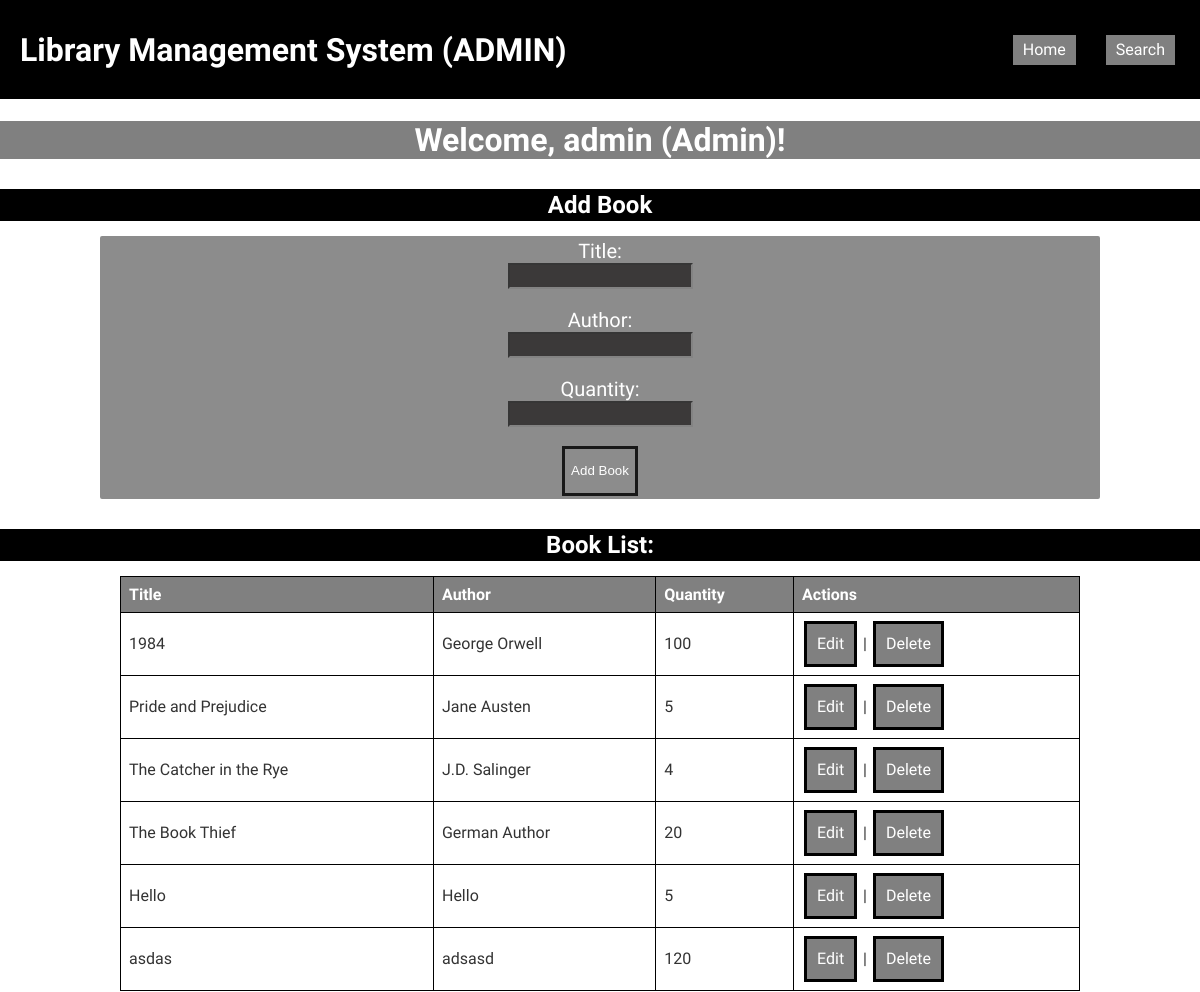
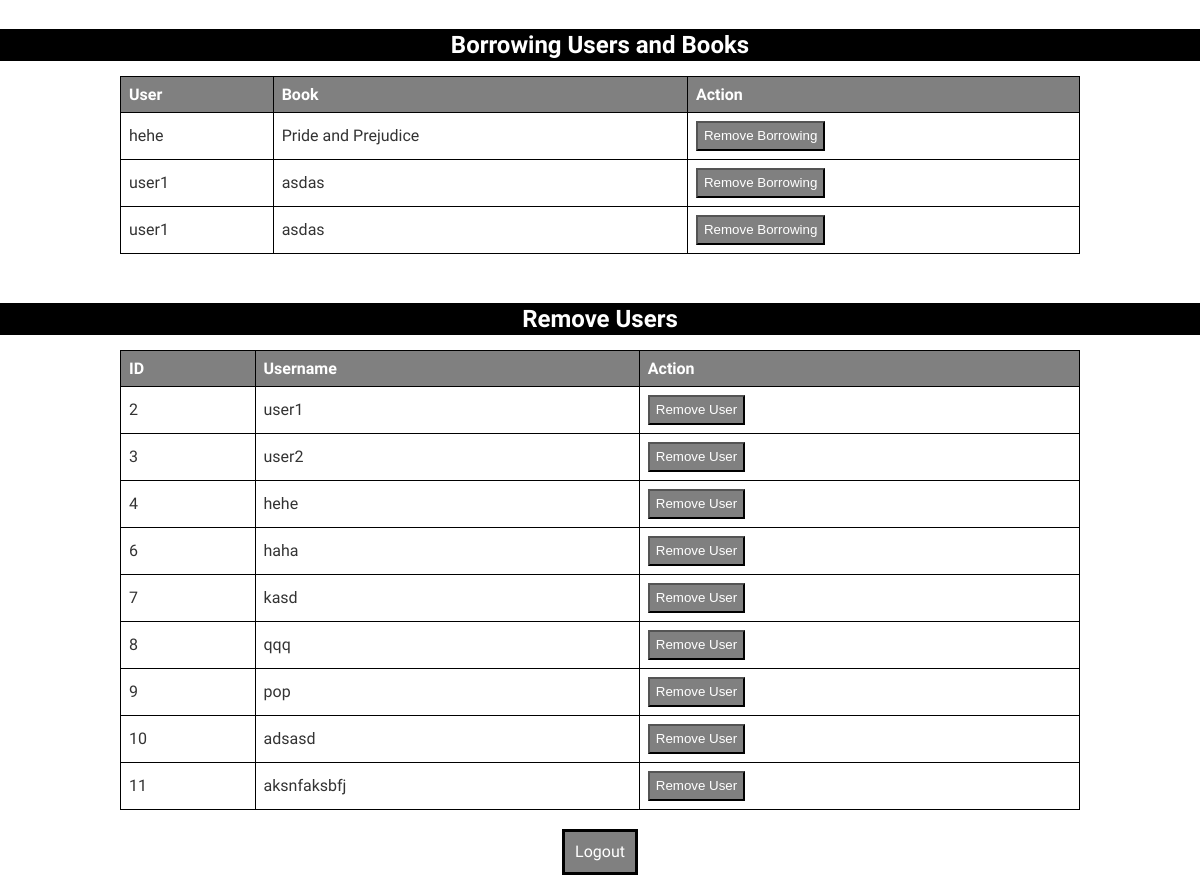
Page /admin_dashboard.php (signed in) on the committed database (2 pictures, top to bottom).
### tables this page shows
CREATE TABLE `books` (
  `id` int(11) NOT NULL,
  `title` varchar(100) NOT NULL,
  `author` varchar(100) NOT NULL,
  `quantity` int(11) NOT NULL
);

CREATE TABLE `borrowings` (
  `id` int(11) NOT NULL,
  `user_id` int(11) DEFAULT NULL,
  `book_id` int(11) DEFAULT NULL
);

CREATE TABLE `users` (
  `id` int(11) NOT NULL,
  `username` varchar(50) NOT NULL,
  `password` varchar(255) NOT NULL,
  `role` enum('admin','user') DEFAULT 'user'
);

### admin_dashboard.php (the view, shortened to what this page needs)
<?php include('headeradmin.php'); ?>
<?php
include('db.php');
$sql = "SELECT * FROM books";
$result = $conn->query($sql);
$fetch_borrowing_query = "SELECT borrowings.id AS borrowing_id, users.username, books.title
                          FROM borrowings
                          INNER JOIN users ON borrowings.user_id = users.id
                          INNER JOIN books ON borrowings.book_id = books.id";
$result_borrowing = $conn->query($fetch_borrowing_query);
$fetch_users_query = "SELECT * FROM users WHERE role = 'user'";
$result_users = $conn->query($fetch_users_query);
?>
<!DOCTYPE html>
<html>
<head>
    <link href="styles/a_dashboard.css" rel="stylesheet" />
</head>
<body>
    <h1 class="welcome">Welcome, <?php echo $_SESSION['username']; ?> (Admin)!</h1>
    <h2>Add Book</h2>
    <form class="form" method="post" action="">
        <label for="title">Title:</label><br>
        <input type="text" id="title" name="title" required><br><br>
        <label for="author">Author:</label><br>
        <input type="text" id="author" name="author" required><br><br>
        <label for="quantity">Quantity:</label><br>
        <input type="number" id="quantity" name="quantity" required><br><br>
        <input class="submit" type="submit" value="Add Book" name="add_book">
    </form>
    <h2>Book List:</h2>
    <table border="1">
        <tr>
            <th>Title</th>
            <th>Author</th>
            <th>Quantity</th>
            <th>Actions</th>
        </tr>
        <?php
        if ($result->num_rows > 0) {
            while ($row = $result->fetch_assoc()) {
                echo "<tr>";
                echo "<td>" . $row['title'] . "</td>";
                echo "<td>" . $row['author'] . "</td>";
                echo "<td>" . $row['quantity'] . "</td>";
                echo "<td>";
                echo "<a href='edit_book.php?id=" . $row['id'] . "'>Edit</a> | ";
                echo "<a href='admin_dashboard.php?delete_id=" . $row['id'] . "' onclick=\"return confirm('Are you sure you want to delete this book?')\">Delete</a>";
                echo "</td>";
                echo "</tr>";
            }
        } else {
            echo "<tr><td colspan='4'>No books available</td></tr>";
        }
        ?>
    </table>
    <h2>Borrowing Users and Books</h2>
    <table border="1">
        <tr>
            <th>User</th>
            <th>Book</th>
            <th>Action</th>
        </tr>
        <?php
        if ($result_borrowing->num_rows > 0) {
            while ($row = $result_borrowing->fetch_assoc()) {
                echo "<tr>";
                echo "<td>" . $row['username'] . "</td>";
                echo "<td>" . $row['title'] . "</td>";
                echo "<td>";
                echo "<form method='post' action='admin_dashboard.php'>";
                echo "<input class='act' type='submit' value='Remove Borrowing' name='remove_borrowing'>";
                echo "</form>";
                echo "</td>";
                echo "</tr>";
            }
        } else {
            echo "<tr><td colspan='3'>No users currently borrowing books</td></tr>";
        }
        ?>
    </table>
    <br>
    <h2>Remove Users</h2>
    <table border="1">
        <tr>
            <th>ID</th>
            <th>Username</th>
            <th>Action</th>
        </tr>
        <?php
        if ($result_users->num_rows > 0) {
            while ($row = $result_users->fetch_assoc()) {
                echo "<tr>";
                echo "<td>" . $row['id'] . "</td>";
                echo "<td>" . $row['username'] . "</td>";
                echo "<td>";
                echo "<form method='post' action='admin_dashboard.php'>";
                echo "<input class='act' type='submit' value='Remove User' name='remove_user' onclick='return confirmDelete();'>";
                echo "</form>";
                echo "</td>";
                echo "</tr>";
            }
        } else {
            echo "<tr><td colspan='3'>No users found</td></tr>";
        }
        ?>
    </table>
    <br>
    <a href="logout.php">Logout</a>
</body>
</html>

### headeradmin.php (shortened to what this page needs)
<!DOCTYPE html>
<html>
<head>
    <link href="styles/header.css" rel="stylesheet" />
</head>
<body>
    <header>
        <h1>Library Management System (ADMIN) </h1>
        <nav>
            <ul>
                <li><a href="admin_dashboard.php">Home</a></li>
                <li><a href="search.php">Search</a></li>
            </ul>
        </nav>
    </header>

### styles/header.css (style rules this page uses)
header { display: flex; justify-content: space-between; align-items: center; background-color: black; color: white; padding: 10px 20px; }
header nav ul { list-style: none; display: flex; padding: 0; margin: 0; }
header nav ul li { margin-right: 20px; }
header nav ul li:last-child { margin-right: 0; }
header nav a { color: white; text-decoration: none; padding: 5px 10px; }
h1 { color: white; }
a { height: 30px; }

### styles/a_dashboard.css (style rules this page uses)
body { font-family: 'Product Sans', sans-serif; background-image: url("https://e0.pxfuel.com/wallpapers/612/35/desktop-wallpaper-books-black-and-white-dark-library.jpg"); background-size: cover; background-position: center; margin: 0; text-align: center; color: #fff; }
h1 { color: white; margin-bottom: 20px; text-align: center; width: auto; }
.welcome { background-color: grey; }
h2 { color: white; border: solid black 2px; background-color: black; margin-top: 30px; margin-bottom: 15px; }
table { margin-left: auto; margin-right: auto; border-collapse: collapse; width: 80%; background-color: white; }
table, th, td { border: 1px solid black; padding: 8px; text-align: left; }
th { background-color: grey; color: white; }
td { color: #333; }
.form { text-align: center; background-color: grey; margin-left: 100px; margin-right: 100px; border: solid; border-radius: 2px; border-color: grey; opacity: 90%; }
input { background-color: rgb(38, 36, 36); color: white; }
a { display: inline-block; margin-left: 2px; margin-right: 2px; padding: 10px; background-color: grey; color: white; text-decoration: none; border: solid black; height: 20px; }
#title, #author, #quantity { height: 20px; }
label { font-size: 20px; }
.submit { background-color: grey; height: 50px; border: solid black; }
.act { background-color: grey; height: 30px; }

### rows in the picture
books: title "1984", author "George Orwell", quantity "100"
books: title "Pride and Prejudice", author "Jane Austen", quantity "5"
books: title "The Catcher in the Rye", author "J.D. Salinger", quantity "4"
books: title "The Book Thief", author "German Author", quantity "20"
books: title "Hello", author "Hello", quantity "5"
books: title "asdas", author "adsasd", quantity "120"
borrowings: user.username "hehe", book.title "Pride and Prejudice"
borrowings: user.username "user1", book.title "asdas"
borrowings: user.username "user1", book.title "asdas"
users: id "2", username "user1"
users: id "3", username "user2"
users: id "4", username "hehe"
users: id "6", username "haha"
users: id "7", username "kasd"
users: id "8", username "qqq"
users: id "9", username "pop"
users: id "10", username "adsasd"
users: id "11", username "aksnfaksbfj"

### other values in the picture
$_SESSION['username'] "admin"
